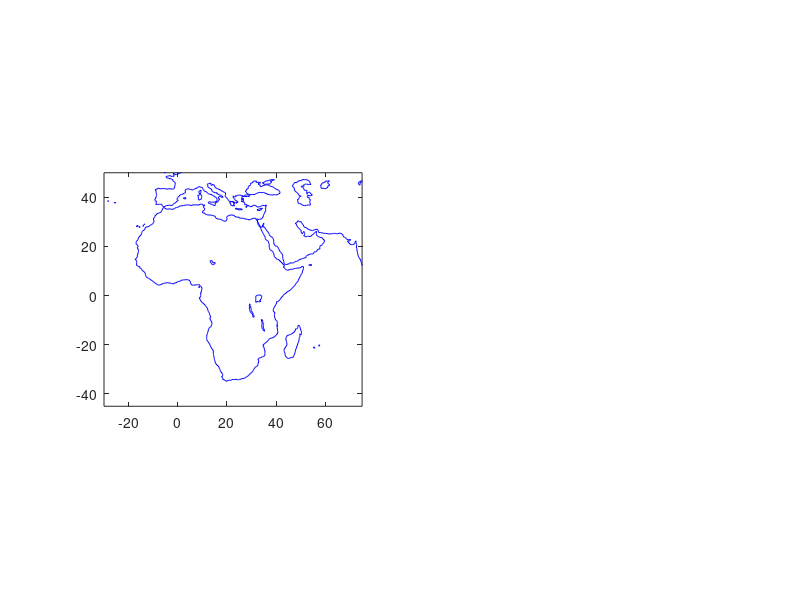

Reproduce this figure in MATLAB. (Note: this script raises an error after producing the figure.)
addpath mbin/gps_ec mbin/stats
%Load a coastline file and make a basemap for Africa:
close all
figure(1)
subplot(1,2,1)
load data/coast.mat
plot(long,lat,'b')
axis equal 
%Zoom in on Africa: e.g.
axis([-30 75 -45 50])
%First load in the GPS data that have been provided in ITRF 2005 reference frame.
[lo,la,ve,vn,sve,svn,cne,site]=textread('data/africa_itrf2005.all','%f %f %f %f %f %f %f %s');
%First set a scale that you can use to adjust the length of the arrows, e.g.:
s=0.7;
%Then plot on the map using quiver, e.g.:
hold on
quiver(lo,la,ve*s,vn*s,0,'b');

%scale bar
quiver(-20,-35,30*s,0,0,'k') % 30 mm/yr scale
text(-20,-30,'30 mm/yr')

%title/axes
xlabel('longitude')
ylabel('latitude')
title('Africa velocities in ITRF 2005')


%Run psvelo2rot like this:
[OM,COM,E,EL,chi2,chi2r,dof] = psvelo2rot('data/velo.nubia',10,1);

%plot pole
plot(E(1),E(2),'b*')
axis([-30 75 -85 50])

%Step 1: Convert coordinates of all GPS sites into a geocentric, Cartesian reference frame:
[x,y,z] = wgs2xyz(lo,la,zeros(length(lo),1));
%Step 2: Use the rotation vector that you calculated earlier to calculate predicted velocities at all the sites:
[Vxyz,Venu] = rotate(OM,COM,[x y z]);
%Step 3: Plot the results using quiver, e.g.:
quiver(lo,la,Venu(:,1)*s,Venu(:,2)*s,0,'r');

% Q how well do they fit?
%compute residuals to numbian plate model (i.e. velocities of all sites in
%nubian reference frame
Vnub = [ve vn] - Venu(:,1:2);
% plot residual velocities
quiver(lo,la,Vnub(:,1)*s,Vnub(:,2)*s,0,'g');

% The three site with the biggest residuals on the Somalian plate are in file velo.residual.soma. We can used these to compute soma/nubia angular rotation
[OM,COM,E,EL,chi2,chi2r,dof] = psvelo2rot('data/velo.residual.soma',10,1);
% and plot location of pole of rotation
plot(180+E(1),-E(2),'*');  
quiver(-20,-35,10*s,0,0,'k') % 10 mm/yr scale

%(note that the pole the program gave was the one on the other side of the planet, hence the 180+E(1) and -E(2))
subplot(1,2,2)
plot(long,lat,'b')
hold on
axis equal
%zoom in on Africa
axis([-30 75 -45 50])
%% Calculate and plot somalian predicted vectors in nubian reference frame
%first plot real velocities in somalian reference
s=3;
quiver(lo,la,Vnub(:,1)*s,Vnub(:,2)*s,0,'g');
[Vxyz,Venu] = rotate(OM,COM,[x y z]);
% Plot the predicted velocities in a Somalian Reference frame.
quiver(lo,la,Venu(:,1)*s,Venu(:,2)*s,0,'r');
plot(180+E(1),-E(2),'*');  
%compute residuals to numbian plate model (i.e. velocities of all sites in
%nubian reference frame
Vsom = [Vnub(:,1) Vnub(:,2)] - Venu(:,1:2);
% plot residual velocities
quiver(lo,la,Vsom(:,1)*s,Vsom(:,2)*s,0,'k');
quiver(-20,-35,10*s,0,0,'k') % 10 mm/yr scale
text(-20,-30,'10 mm/yr')

%title/axes
xlabel('longitude')
ylabel('latitude')
title('Africa velocities in Nubia/Somalia reference')


%% Plot NUBIA-SOMALIA plate motions from REVEL and our model
figure(2)
plot(long,lat,'b')
axis equal
%zoom in on Africa
axis([-30 75 -45 50])
[lo,la,ve,vn,sve,svn,cne]=textread('data/nubi_soma.revel','%f %f %f %f %f %f %f');
s=3;
hold on
quiver(lo,la,ve*s,vn*s,0,'b');
[x,y,z] = wgs2xyz(lo,la,zeros(length(lo),1));
[Vxyz,Venu] = rotate(OM,COM,[x y z]);
quiver(lo,la,Venu(:,1)*s,Venu(:,2)*s,0,'r');
quiver(-20,-35,10*s,0,0,'k') % 10 mm/yr scale
text(-20,-30,'10 mm/yr')

%title/axes
xlabel('longitude')
ylabel('latitude')
title('Africa velocities in Nubian/Somalian Reference Frame')

%% ANATOLIA Repeat above steps for Anatolia
figure(3)
subplot(2,1,1)
plot(long,lat,'b')
axis equal
%zoom in on Turkey
axis([15 45 33 45])
[lo,la,ve,vn,sve,svn,cne,site]=textread('data/nocquet_eurasia.all','%f %f %f %f %f %f %f %s');
s=0.1;
hold on
quiver(lo,la,ve*s,vn*s,0,'b');
%[lo,la,ve,vn,sve,svn,cne,site]=textread('data\nocquet_eurasia.anat','%f %f %f %f %f %f %f %s');
%quiver(lo,la,ve*s,vn*s,0,'r');
[OM,COM,E,EL,chi2,chi2r,dof] = psvelo2rot('data/nocquet_eurasia.anat',10,1);
[x,y,z] = wgs2xyz(lo,la,zeros(length(lo),1));
[Vxyz,Venu] = rotate(OM,COM,[x y z]);
Vanat = [ve vn] - Venu(:,1:2);

subplot(2,1,2)
plot(long,lat,'b')
hold on
axis equal
%zoom in on Turkey
axis([15 45 33 45])
quiver(lo,la,Vanat(:,1)*s,Vanat(:,2)*s,0,'r');
quiver(17,35,10*s,0,0,'k') % 10 mm/yr scale


